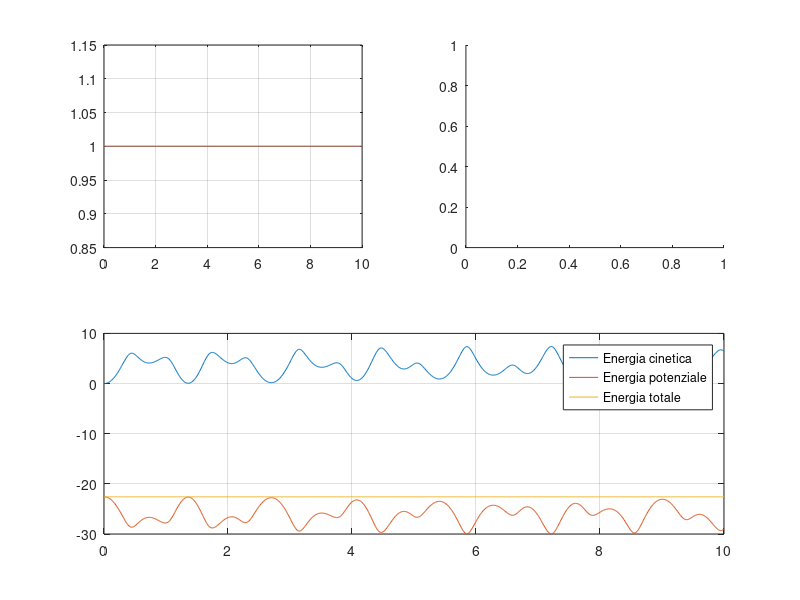

Reproduce this figure in MATLAB. (Note: this script raises an error after producing the figure.)

timer = tic();

L1 = 1;
L2 = 1;
m1 = 1;
m2 = 1;
g = 10;

th0 = 0;
phi0 = 5*pi/12;
q0 = [L1*sin(th0),-L1*cos(th0), L1*sin(th0)+L2*sin(phi0), -L1*cos(th0)-L2*cos(phi0)]';
v0 = [0,0,0,0]';

F1 = m1*[0,-g]';
F2 = m2*[0,-g]';

T = 10;
dt = 0.01;
err = 1e-10;

N = T/dt + 1;
q = zeros(4,N);
v = zeros(4,N);
q(:,1) = q0;
v(:,1) = v0;
TT = zeros(1,N);
UU = zeros(1,N);
MM = zeros(1,N);


q(:,2) = q0 + v0*dt;


for i = 3:1:N

  q1t = q([1,2],i-1);
  q2t = q([3,4],i-1);
  q1tmh = q([1,2],i-2);
  q2tmh = q([3,4],i-2);

  a1 = F1/m1;
  a2 = F2/m2;
  
  q1tilda = 2*q1t - q1tmh + a1*(dt^2);
  q2tilda = 2*q2t - q2tmh + a2*(dt^2);
  
  A = zeros(2,2);

  A(1,1) = (q1tilda'*q1t)/m1;
  A(1,2) = (q1tilda'*(q1t-q2t))/m1;
  A(2,1) = ((q1tilda-q2tilda)'*q1t)/m1;
  A(2,2) = ((q1tilda-q2tilda)'*(q1t-q2t))*(1/m1 + 1/m2);
  A = 4*(dt^2)*A;

  b = [L1^2 - norm(q1tilda)^2, L2^2 - norm(q1tilda- q2tilda)^2]';

  sol = A\b;
  
  
  F = @(gamma) [4*(dt^4)*((norm(q1t)^2)*(gamma(1)^2) + 2*(norm(q1t)^2 - q1t'*q2t)*(gamma(1)*gamma(2)) + (norm(q1t-q2t)^2)*(gamma(2)^2))/(m1^2) + ...
		4*(dt^2)*(( (q1tilda'*q1t)/m1 )*gamma(1) + ( (q1tilda'*(q1t - q2t))/m1 )*gamma(2)) + ...
		norm(q1tilda)^2 - L1^2; ...
		4*(dt^4)*((1/(m1^2))*(norm(q1t)^2)*(gamma(1)^2) + 2*((1/m1 + 1/m2)/m1)*(norm(q1t)^2 - q1t'*q2t)*(gamma(1)*gamma(2)) + ((1/m1 + 1/m2)^2)*(norm(q1t - q2t)^2)*(gamma(2)^2)) + ...
		4*(dt^2)*((1/m1)*( (q1tilda - q2tilda)'*q1t )*gamma(1) + (1/m1 + 1/m2)*( (q1tilda - q2tilda)'*(q1t - q2t) )*gamma(2)) + ...
		norm(q2tilda - q1tilda)^2 - L2^2];

  [sol, fval, info] = fsolve(F, sol, optimset("TolFun", err));
  
  gamma1 = sol(1);
  gamma2 = sol(2);
  q([1,2],i) = q1tilda + 2*(gamma1*q1t + gamma2*(q1t-q2t))*(dt^2)/m1;
  q([3,4],i) = q2tilda + 2*(gamma2*(q2t-q1t))*(dt^2)/m2;

  v(:,i-1) = (q(:,i) - q(:,i-2))/(2*dt);  
  
endfor

v(:,N) = v(:,N-1); %brutto, da aggiustare

toc(timer)

for i = 1:1:N


  TT(i) = 0.5 * m1 * norm(v([1,2],i))^2 + 0.5 * m2 * norm(v([3,4],i))^2;
  UU(i) = m1*g*(q(2,i)) + m2*g*(q(4,i));
  MM(i) = TT(i) + UU(i);
  
endfor

figure
subplot(2,1,2);
plot(0:dt:T, TT)
grid on
hold on
plot(0:dt:T, UU)
plot(0:dt:T, MM)
legend("Energia cinetica","Energia potenziale","Energia totale")

subplot(2,2,1)
plot(0:dt:T, sqrt((q(1,:)').^2 + (q(2,:)').^2) )
hold on
grid on
plot(0:dt:T, sqrt(((q(3,:) - q(1,:))').^2 +  ((q(4,:) - q(2,:))').^2))

max(abs(sqrt((q(1,:)').^2 + (q(2,:)').^2) - L1))
max(abs(sqrt(((q(3,:) - q(1,:))').^2 +  ((q(4,:) - q(2,:))').^2) - L2))

subplot(2,2,2)
mostraDoppioPendolo(q(1,:),q(2,:),q(3,:),q(4,:),[-2,2,-2,2],dt,1)



figure, plot(0:dt:T, MM)
